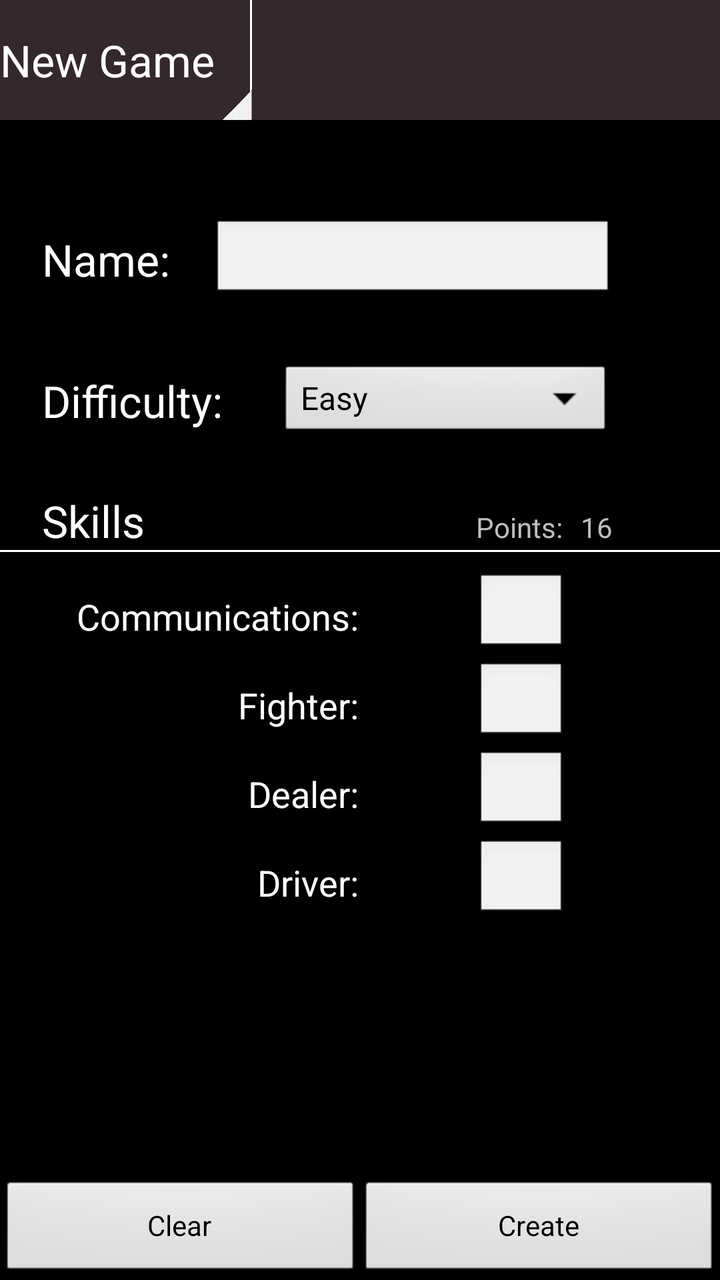
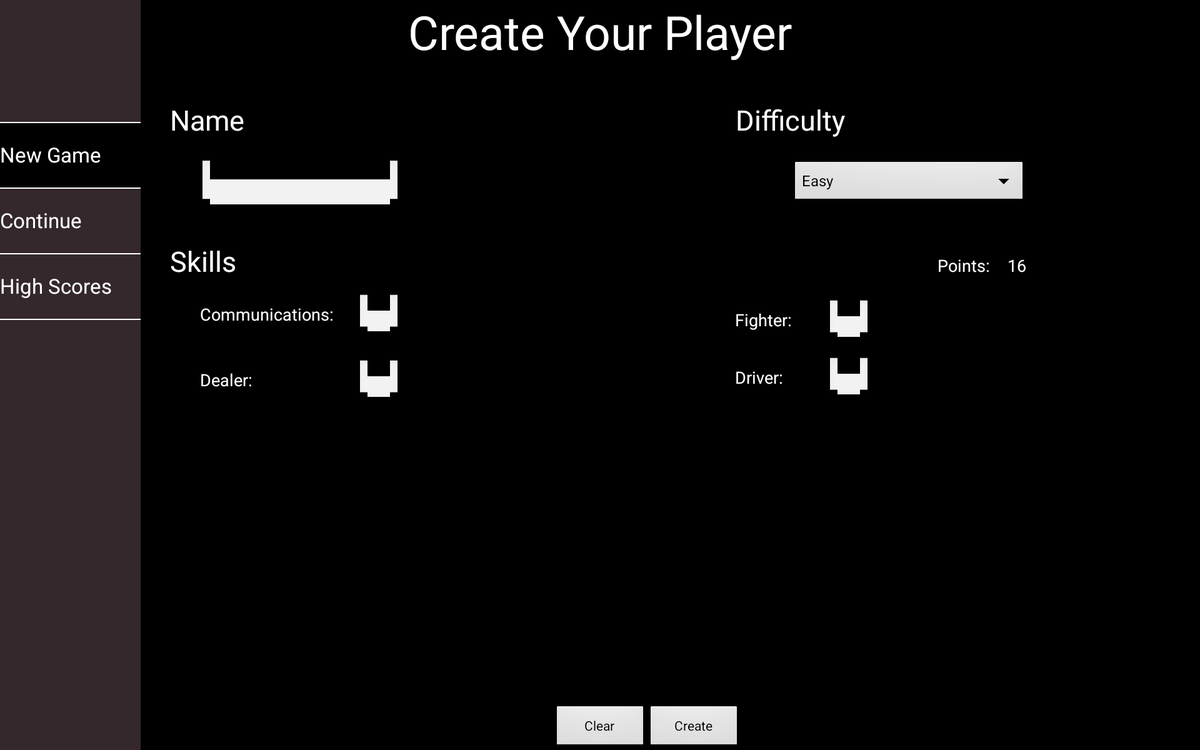

Two renders of one Android screen. The first uses the default layout on a phone; the second uses the alternative layout the repository ships for a different screen configuration, on a matching device. The two XML files are below.
<!-- AndroidManifest.xml: activity theme noAnimTheme -->
<!-- res/layout/new_game.xml -->
<RelativeLayout xmlns:android="http://schemas.android.com/apk/res/android"
    xmlns:tools="http://schemas.android.com/tools"
    android:layout_width="fill_parent"
    android:layout_height="fill_parent" >

    <RelativeLayout
        android:id="@+id/relativeLayout1"
        android:layout_width="fill_parent"
        android:layout_height="60dp"
        android:layout_alignParentLeft="true"
        android:layout_alignParentTop="true"
        android:background="#34282C" >

        <TextView
            android:id="@+id/newGame"
            android:layout_width="120dp"
            android:layout_height="fill_parent"
            android:layout_alignParentLeft="true"
            android:layout_centerVertical="true"
            android:clickable="true"
            android:gravity="center_vertical"
            android:onClick="showLayoutMenu"
            android:text="New Game"
            android:textAppearance="?android:attr/textAppearanceLarge" />

        <View
            android:id="@+id/view1"
            android:layout_width="1dip"
            android:layout_height="fill_parent"
            android:layout_centerVertical="true"
            android:layout_marginLeft="5dp"
            android:layout_toRightOf="@+id/newGame"
            android:background="#FFFFFF" />

        <ImageView
            android:id="@+id/triangle"
            android:layout_width="15dp"
            android:layout_height="15dp"
            android:layout_alignParentBottom="true"
            android:layout_alignRight="@+id/view1"
            android:src="@drawable/triangle" />
    </RelativeLayout>

    <TextView
        android:id="@+id/textView1"
        android:layout_width="wrap_content"
        android:layout_height="wrap_content"
        android:layout_alignParentLeft="true"
        android:layout_below="@+id/relativeLayout1"
        android:layout_marginLeft="21dp"
        android:layout_marginTop="55dp"
        android:text="Name: "
        android:textAppearance="?android:attr/textAppearanceLarge" />

    <EditText
        android:id="@+id/nameInput"
        android:layout_width="200dp"
        android:layout_height="40dp"
        android:layout_alignBaseline="@+id/textView1"
        android:layout_alignBottom="@+id/textView1"
        android:layout_marginLeft="16dp"
        android:layout_toRightOf="@+id/textView1"
        android:ems="10" />

    <TextView
        android:id="@+id/textView2"
        android:layout_width="wrap_content"
        android:layout_height="wrap_content"
        android:layout_alignLeft="@+id/textView1"
        android:layout_below="@+id/nameInput"
        android:layout_marginTop="36dp"
        android:text="Difficulty: "
        android:textAppearance="?android:attr/textAppearanceLarge" />

    <Spinner
        android:id="@+id/difficultyLevel"
        android:layout_width="wrap_content"
        android:layout_height="40dp"
        android:layout_alignBaseline="@+id/textView2"
        android:layout_alignBottom="@+id/textView2"
        android:layout_alignRight="@+id/nameInput"
        android:layout_marginLeft="23dp"
        android:layout_toRightOf="@+id/textView2"
        android:entries="@array/difficulty" />

    <Button
        android:id="@+id/button1"
        android:layout_width="wrap_content"
        android:layout_height="wrap_content"
        android:layout_alignParentBottom="true"
        android:layout_alignParentLeft="true"
        android:layout_alignRight="@+id/view1"
        android:layout_alignTop="@+id/view1"
        android:text="Clear"
        android:onClick="clearData" />

    <View
        android:id="@+id/view1"
        android:layout_width="1dp"
        android:layout_height="50dp"
        android:layout_alignParentBottom="true"
        android:layout_centerHorizontal="true"
        android:background="#000000" />

    <Button
        android:id="@+id/button2"
        android:layout_width="wrap_content"
        android:layout_height="wrap_content"
        android:layout_alignLeft="@+id/view1"
        android:layout_alignParentBottom="true"
        android:layout_alignParentRight="true"
        android:layout_alignTop="@+id/button1"
        android:text="Create"
        android:onClick="createPlayer" />

    <TextView
        android:id="@+id/textView3"
        android:layout_width="wrap_content"
        android:layout_height="wrap_content"
        android:layout_alignLeft="@+id/textView2"
        android:layout_alignTop="@+id/textView2"
        android:layout_marginTop="60dp"
        android:text="Skills"
        android:textAppearance="?android:attr/textAppearanceLarge" />

    <TextView
        android:id="@+id/textView5"
        android:layout_width="wrap_content"
        android:layout_height="wrap_content"
        android:layout_alignBaseline="@+id/textView3"
        android:layout_alignBottom="@+id/textView3"
        android:layout_alignRight="@+id/availablePoints"
        android:layout_marginRight="25dp"
        android:text="Points:"
        android:textAppearance="?android:attr/textAppearanceSmall" />

    <TextView
        android:id="@+id/availablePoints"
        android:layout_width="wrap_content"
        android:layout_height="wrap_content"
        android:layout_alignBaseline="@+id/textView5"
        android:layout_alignBottom="@+id/textView5"
        android:layout_alignRight="@+id/difficultyLevel"
        android:text="16"
        android:textAppearance="?android:attr/textAppearanceSmall" />

    <View
        android:id="@+id/view2"
        android:layout_width="fill_parent"
        android:layout_height="1dp"
        android:layout_alignParentLeft="true"
        android:layout_below="@+id/textView3"
        android:background="#FFFFFF" />

    <TextView
        android:id="@+id/textView9"
        android:layout_width="wrap_content"
        android:layout_height="wrap_content"
        android:layout_below="@+id/view2"
        android:layout_marginTop="20dp"
        android:layout_toLeftOf="@+id/view1"
        android:text="Communications:"
        android:textAppearance="?android:attr/textAppearanceMedium" />

    <EditText
        android:id="@+id/communicationSkillsInput"
        android:layout_width="45dp"
        android:layout_height="40dp"
        android:layout_alignBaseline="@+id/textView9"
        android:layout_alignBottom="@+id/textView9"
        android:layout_alignLeft="@+id/textView5"
        android:ems="10"
        android:inputType="number" />

    <TextView
        android:id="@+id/textView8"
        android:layout_width="wrap_content"
        android:layout_height="wrap_content"
        android:layout_below="@+id/textView9"
        android:layout_marginTop="20dp"
        android:layout_toLeftOf="@+id/view1"
        android:text="Fighter:"
        android:textAppearance="?android:attr/textAppearanceMedium" />

    <EditText
        android:id="@+id/fighterSkillsInput"
        android:layout_width="45dp"
        android:layout_height="40dp"
        android:layout_alignBaseline="@+id/textView8"
        android:layout_alignBottom="@+id/textView8"
        android:layout_alignLeft="@+id/communicationSkillsInput"
        android:ems="10"
        android:inputType="number" />

    <TextView
        android:id="@+id/textView7"
        android:layout_width="wrap_content"
        android:layout_height="wrap_content"
        android:layout_below="@+id/textView8"
        android:layout_marginTop="20dp"
        android:layout_toLeftOf="@+id/view1"
        android:text="Dealer:"
        android:textAppearance="?android:attr/textAppearanceMedium" />

    <EditText
        android:id="@+id/dealerSkillsInput"
        android:layout_width="45dp"
        android:layout_height="40dp"
        android:layout_alignBaseline="@+id/textView7"
        android:layout_alignBottom="@+id/textView7"
        android:layout_alignLeft="@+id/fighterSkillsInput"
        android:ems="10"
        android:inputType="number" >

        <requestFocus />
    </EditText>

    <TextView
        android:id="@+id/textView6"
        android:layout_width="wrap_content"
        android:layout_height="wrap_content"
        android:layout_toLeftOf="@+id/view1"
        android:layout_marginTop="20dp"
        android:layout_below="@+id/textView7"
        android:text="Driver:"
        android:textAppearance="?android:attr/textAppearanceMedium" />

    <EditText
        android:id="@+id/driverSkillsInput"
        android:layout_width="45dp"
        android:layout_height="40dp"
        android:layout_alignBaseline="@+id/textView6"
        android:layout_alignBottom="@+id/textView6"
        android:layout_alignLeft="@+id/dealerSkillsInput"
        android:ems="10"
        android:inputType="number" />

</RelativeLayout>
<!-- resources referenced by this layout -->
<resources>
  <string-array name="difficulty">
          <item>Easy</item>
          <item>Medium</item>
          <item>Hard</item>
      </string-array>
  <!-- drawable triangle: png bitmap (drawable-hdpi, 60571 bytes) -->
  <style name="noAnimTheme" parent="android:Theme">
     		<item name="android:windowAnimationStyle">@null</item>
     		<item name="android:windowNoTitle">true</item>
  	</style>
</resources>
<!-- res/layout-xlarge-land/new_game.xml (the repository's variant of the layout above) -->
<!-- drawn on a large tablet held sideways -->
<RelativeLayout xmlns:android="http://schemas.android.com/apk/res/android"
    xmlns:tools="http://schemas.android.com/tools"
    android:layout_width="fill_parent"
    android:layout_height="fill_parent" >

    <RelativeLayout
        android:id="@+id/relativeLayout1"
        android:layout_width="150dp"
        android:layout_height="fill_parent"
        android:layout_alignParentLeft="true"
        android:background="#34282C" >

        <TextView
            android:id="@+id/newGame"
            android:layout_width="fill_parent"
            android:layout_height="70dp"
            android:layout_alignParentLeft="true"
            android:layout_alignParentTop="true"
            android:layout_marginTop="130dp"
            android:background="#000000"
            android:gravity="center_vertical"
            android:text="New Game"
            android:textAppearance="?android:attr/textAppearanceLarge" />

        <TextView
            android:id="@+id/cntinue"
            android:layout_width="fill_parent"
            android:layout_height="70dp"
            android:layout_alignParentLeft="true"
            android:layout_below="@+id/newGame"
            android:clickable="true"
            android:gravity="center_vertical"
            android:onClick="changeLayout"
            android:text="Continue"
            android:textAppearance="?android:attr/textAppearanceLarge" />

        <TextView
            android:id="@+id/highScore"
            android:layout_width="fill_parent"
            android:layout_height="70dp"
            android:layout_alignParentLeft="true"
            android:layout_below="@+id/cntinue"
            android:clickable="true"
            android:gravity="center_vertical"
            android:onClick="changeLayout"
            android:text="High Scores"
            android:textAppearance="?android:attr/textAppearanceLarge" />

        <View
            android:id="@+id/view1"
            android:layout_width="fill_parent"
            android:layout_height="1dp"
            android:layout_alignParentLeft="true"
            android:layout_alignTop="@+id/newGame"
            android:background="#FFFFFF" />

        <View
            android:id="@+id/View01"
            android:layout_width="fill_parent"
            android:layout_height="1dp"
            android:layout_alignParentLeft="true"
            android:layout_below="@+id/newGame"
            android:background="#FFFFFF" />

        <View
            android:id="@+id/View02"
            android:layout_width="fill_parent"
            android:layout_height="1dp"
            android:layout_alignParentLeft="true"
            android:layout_below="@+id/highScore"
            android:background="#FFFFFF" />

        <View
            android:id="@+id/View03"
            android:layout_width="fill_parent"
            android:layout_height="1dp"
            android:layout_alignParentLeft="true"
            android:layout_alignTop="@+id/highScore"
            android:background="#FFFFFF" />
    </RelativeLayout>

    <TextView
        android:id="@+id/textView1"
        android:layout_width="wrap_content"
        android:layout_height="wrap_content"
        android:layout_alignParentTop="true"
        android:layout_centerHorizontal="true"
        android:text="Create Your Player"
        android:textAppearance="?android:attr/textAppearanceLarge"
        android:textSize="50sp" />

    <TextView
        android:id="@+id/textView2"
        android:layout_width="wrap_content"
        android:layout_height="wrap_content"
        android:layout_below="@+id/textView1"
        android:layout_marginLeft="31dp"
        android:layout_marginTop="40dp"
        android:layout_toRightOf="@+id/relativeLayout1"
        android:text="Name"
        android:textAppearance="?android:attr/textAppearanceLarge"
        android:textSize="30sp" />

    <EditText
        android:id="@+id/nameInput"
        android:layout_width="wrap_content"
        android:layout_height="wrap_content"
        android:layout_alignLeft="@+id/textView2"
        android:layout_below="@+id/textView2"
        android:layout_marginLeft="32dp"
        android:layout_marginTop="22dp"
        android:ems="10" />

    <Spinner
        android:id="@+id/difficultyLevel"
        android:layout_width="250dp"
        android:layout_height="wrap_content"
        android:layout_alignBaseline="@+id/nameInput"
        android:layout_alignBottom="@+id/nameInput"
        android:layout_toRightOf="@+id/textView1"
        android:entries="@array/difficulty" />

    <TextView
        android:id="@+id/TextView01"
        android:layout_width="wrap_content"
        android:layout_height="wrap_content"
        android:layout_alignBaseline="@+id/textView2"
        android:layout_alignBottom="@+id/textView2"
        android:layout_alignRight="@+id/difficultyLevel"
        android:layout_marginRight="193dp"
        android:text="Difficulty"
        android:textAppearance="?android:attr/textAppearanceLarge"
        android:textSize="30sp" />

    <TextView
        android:id="@+id/textView3"
        android:layout_width="wrap_content"
        android:layout_height="wrap_content"
        android:layout_alignLeft="@+id/textView2"
        android:layout_below="@+id/nameInput"
        android:layout_marginTop="40dp"
        android:text="Skills"
        android:textAppearance="?android:attr/textAppearanceLarge"
        android:textSize="30sp" />

    <TextView
        android:id="@+id/availablePoints"
        android:layout_width="wrap_content"
        android:layout_height="wrap_content"
        android:layout_alignBaseline="@+id/textView3"
        android:layout_alignBottom="@+id/textView3"
        android:layout_alignRight="@+id/difficultyLevel"
        android:text="16"
        android:textAppearance="?android:attr/textAppearanceMedium" />

    <TextView
        android:id="@+id/textView4"
        android:layout_width="wrap_content"
        android:layout_height="wrap_content"
        android:layout_alignBaseline="@+id/availablePoints"
        android:layout_alignBottom="@+id/availablePoints"
        android:layout_toLeftOf="@+id/availablePoints"
        android:text="Points:    "
        android:textAppearance="?android:attr/textAppearanceMedium" />

    <TextView
        android:id="@+id/textView9"
        android:layout_width="wrap_content"
        android:layout_height="wrap_content"
        android:layout_alignLeft="@+id/nameInput"
        android:layout_below="@+id/textView3"
        android:layout_marginTop="24dp"
        android:text="Communications:"
        android:textAppearance="?android:attr/textAppearanceMedium" />

    <EditText
        android:id="@+id/communicationSkillsInput"
        android:layout_width="45dp"
        android:layout_height="40dp"
        android:layout_alignBaseline="@+id/textView9"
        android:layout_alignBottom="@+id/textView9"
        android:layout_alignRight="@+id/nameInput"
        android:ems="10"
        android:inputType="number" />

    <TextView
        android:id="@+id/textView8"
        android:layout_width="wrap_content"
        android:layout_height="wrap_content"
        android:layout_alignBottom="@+id/communicationSkillsInput"
        android:layout_toLeftOf="@+id/difficultyLevel"
        android:text="Fighter:"
        android:textAppearance="?android:attr/textAppearanceMedium" />

    <EditText
        android:id="@+id/fighterSkillsInput"
        android:layout_width="45dp"
        android:layout_height="40dp"
        android:layout_alignBaseline="@+id/textView8"
        android:layout_alignBottom="@+id/textView8"
        android:layout_alignLeft="@+id/difficultyLevel"
        android:layout_marginLeft="38dp"
        android:ems="10"
        android:inputType="number" >

        <requestFocus />
    </EditText>

    <TextView
        android:id="@+id/textView7"
        android:layout_width="wrap_content"
        android:layout_height="wrap_content"
        android:layout_alignLeft="@+id/textView9"
        android:layout_below="@+id/communicationSkillsInput"
        android:layout_marginTop="39dp"
        android:text="Dealer:"
        android:textAppearance="?android:attr/textAppearanceMedium" />

    <EditText
        android:id="@+id/dealerSkillsInput"
        android:layout_width="45dp"
        android:layout_height="40dp"
        android:layout_alignBaseline="@+id/textView7"
        android:layout_alignBottom="@+id/textView7"
        android:layout_alignLeft="@+id/communicationSkillsInput"
        android:ems="10"
        android:inputType="number" />

    <TextView
        android:id="@+id/textView6"
        android:layout_width="wrap_content"
        android:layout_height="wrap_content"
        android:layout_alignBaseline="@+id/dealerSkillsInput"
        android:layout_alignBottom="@+id/dealerSkillsInput"
        android:layout_alignLeft="@+id/textView8"
        android:text="Driver:"
        android:textAppearance="?android:attr/textAppearanceMedium" />

    <EditText
        android:id="@+id/driverSkillsInput"
        android:layout_width="45dp"
        android:layout_height="40dp"
        android:layout_alignBaseline="@+id/textView6"
        android:layout_alignBottom="@+id/textView6"
        android:layout_alignLeft="@+id/fighterSkillsInput"
        android:ems="10"
        android:inputType="number" />

    <Button
        android:id="@+id/button1"
        android:layout_width="100dp"
        android:layout_height="wrap_content"
        android:layout_alignParentBottom="true"
        android:layout_centerHorizontal="true"
        android:text="Clear" 
        android:onClick="clearData" />

    <Button
        android:id="@+id/button2"
        android:layout_width="100dp"
        android:layout_height="wrap_content"
        android:layout_alignParentBottom="true"
        android:layout_toRightOf="@+id/button1"
        android:text="Create"
        android:onClick="createPlayer" />

</RelativeLayout>
<!-- resources referenced by the variant -->
<!-- as a large tablet held sideways resolves them -->
<resources>
  <string-array name="difficulty">
          <item>Easy</item>
          <item>Medium</item>
          <item>Hard</item>
      </string-array>
  <style name="noAnimTheme" parent="android:Theme">
     		<item name="android:windowAnimationStyle">@null</item>
     		<item name="android:windowNoTitle">true</item>
  	</style>
</resources>
